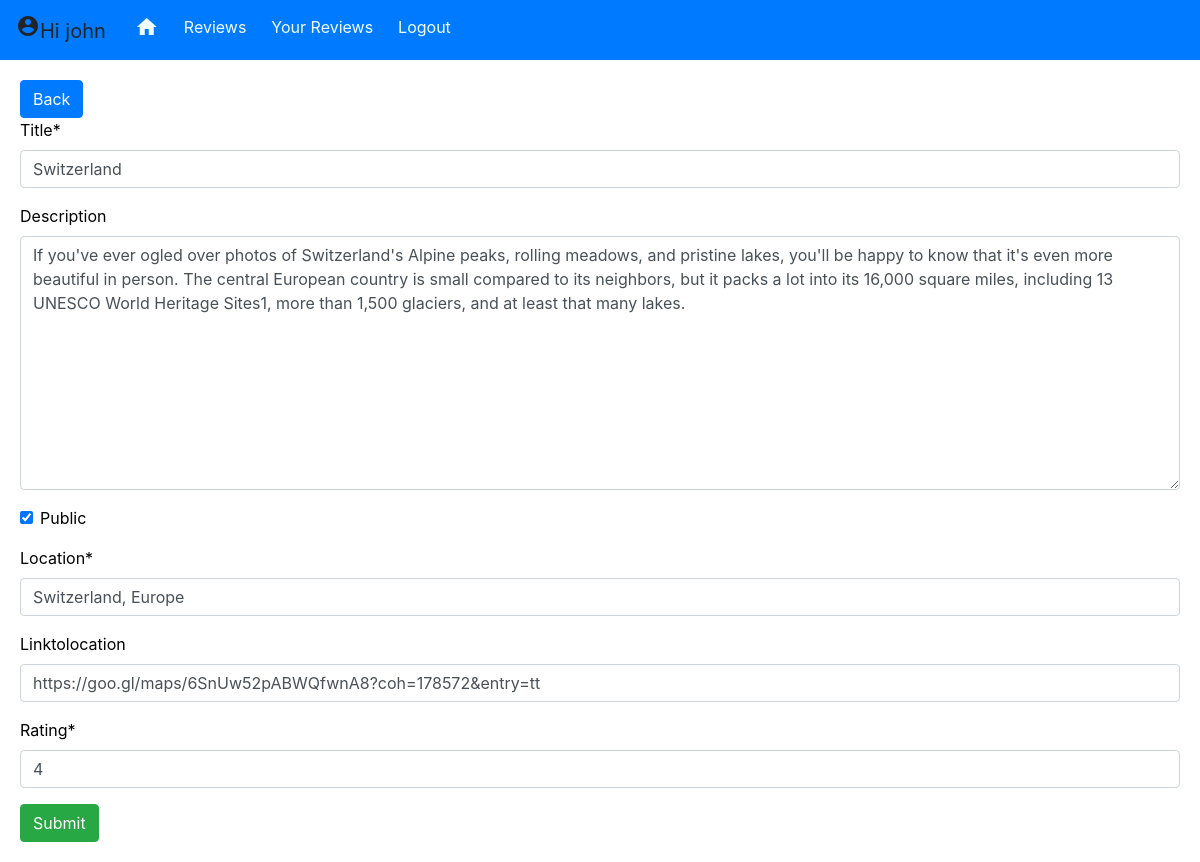
The app's page /update/2/ (signed in) with its own data.
### base/models.py (models this page shows, shortened)
class Review(models.Model):
    user = models.ForeignKey(User, on_delete=models.CASCADE, null=True,blank=True)
    title  = models.CharField(max_length=200)
    description = models.TextField(null=True,blank=True)
    location = models.CharField(max_length=200)
    linktolocation = models.URLField(null=True,blank=True)
    public = models.BooleanField(default=True)
    date  = models.DateField(auto_now_add=True)
    rating = models.SmallIntegerField(default=1,validators=[MinValueValidator(0),MaxValueValidator(5)])
    class Meta:
        order_with_respect_to = 'user'

### base/views.py (the view)
# urls.py: path('update/<int:pk>/',views.ReviewUpdate.as_view(), name= 'update'),
class ReviewUpdate(LoginRequiredMixin,UpdateView):
    model = Review
    fields = ['title','description','public','location','linktolocation','rating']
    success_url = reverse_lazy('userreviewlist')

### base/templates/base/review_form.html (shortened to what this page needs)
{% extends 'base/mainbase.html' %}
{%load crispy_forms_tags %}
{% block main %}
<div class="btn btn-primary" >
    <a style="color: white;" href="{% url 'userreviewlist' %}">Back</a>
</div>
<form method="POST">
    {{form|crispy}}
    <input class="btn btn-success" type="submit" value="Submit">
</form>
{% endblock %}

### base/templates/base/navbar.html (shortened to what this page needs)
<div class="navbar-main">
    <nav class="navbar navbar-expand-lg navbar-ligt bg-primary">
        <div class="navbar-brand" href="#">{% if request.user.is_authenticated %}
            <span class="material-icons">
            </span>Hi {{user}}
            {% endif %}
        </div>
        <div class="collapse navbar-collapse" id="navbarNav">
            <div class="navbar-nav">
                <div class="btn-toolbar" role="toolbar" aria-label="Toolbar with button groups">
                    <div class="btn-group mr-2" role="group" aria-label="First group">
                        <div class="btn btn-primary">
                            <a href="{% url 'home' %}"><span class="material-icons">
                                </span></a>
                        </div>
                        <div class="btn btn-primary">
                            <a href="{% url 'reviewlist' %}">Reviews</a>
                        </div>
                        {% if request.user.is_authenticated %}
                        <div class="btn btn-primary">
                            <a href="{% url 'userreviewlist' %}">Your Reviews</a>
                        </div>
                        <div class="btn btn-primary">
                            <a href="{% url 'logout' %}"> Logout</a>
                        </div>
                        {% endif %}
                    </div>
                </div>
            </div>
        </div>
</div>

### base/templates/base/mainbase.html (style rules this page uses)
a { text-decoration: none; font-style: none; }
.navbar-nav a { color: azure; }

### records on screen
Review: title "Switzerland", description "If you've ever ogled over photos of Switzerland's Alpine peaks, rolling meadows, and pristine lakes, you'll be happy to know that it's even more beautiful in person. The central European country is small compared to its neighbors, but it packs a lot into its 16,000 square miles, including 13 UNESCO World Heritage Sites1, more than 1,500 glaciers, and at least that many lakes.", public "☑", location "Switzerland, Europe", linktolocation "https://goo.gl/maps/6SnUw52pABWQfwnA8?coh=178572&entry=tt", rating "4"

### other values on screen
{{ user }} "john"
